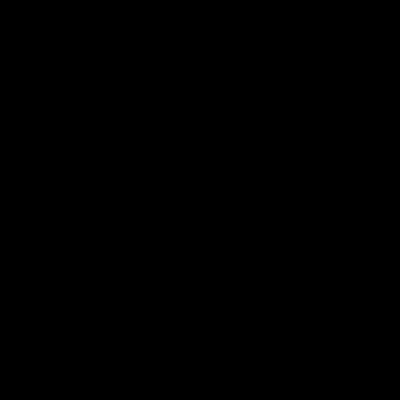
Frame 1 (no input)
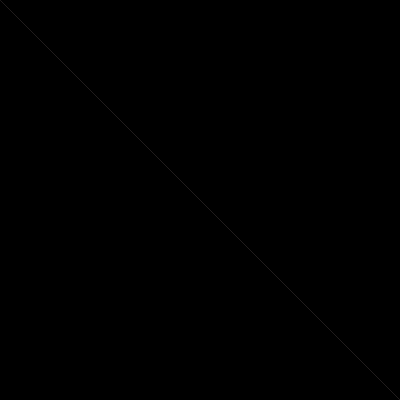
Frame 60 (the mouse pressed at the canvas centre just before this capture)
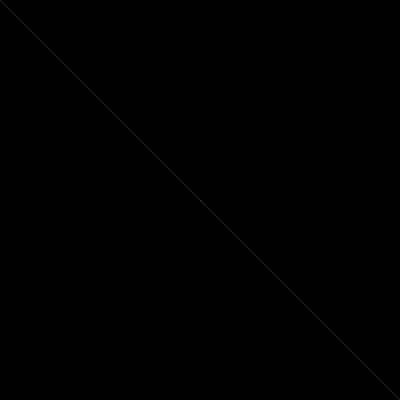
Frame 120 (the mouse held since frame 60 and released just before this capture)

The Processing sketch that drew these frames (run headless with seeded random() and noise(); from frame 60 on, the mouse is pressed at the canvas centre):

// Processing sketch: processing_18768
// ── processing_18768.pde

void setup(){
size(400,400);
background(0);
}

int x = 0;
void draw(){
strokeWeight (x/100);
colorMode(HSB,width);
stroke(mouseX,x,x);
line(width-mouseX,height-mouseY,mouseX,mouseY);
x++;

}

void mouseDragged() {
fill(mouseY,x,x);
ellipse(mouseX,mouseY,25,25);
ellipse(width-mouseX,width-mouseY,25,25);


if (x>800) {
  x =0;
}
}
